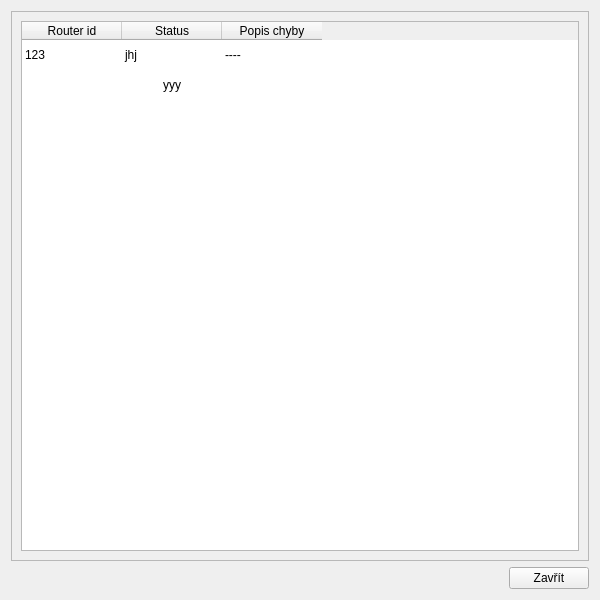
<?xml version="1.0" encoding="UTF-8"?>
<ui version="4.0">
 <class>Form</class>
 <widget class="QWidget" name="Form">
  <property name="geometry">
   <rect>
    <x>0</x>
    <y>0</y>
    <width>600</width>
    <height>600</height>
   </rect>
  </property>
  <property name="windowTitle">
   <string>Form</string>
  </property>
  <layout class="QVBoxLayout" name="verticalLayout">
   <item>
    <widget class="QScrollArea" name="scrollArea">
     <property name="widgetResizable">
      <bool>true</bool>
     </property>
     <widget class="QWidget" name="scrollAreaWidgetContents">
      <property name="geometry">
       <rect>
        <x>0</x>
        <y>0</y>
        <width>580</width>
        <height>545</height>
       </rect>
      </property>
      <layout class="QHBoxLayout" name="horizontalLayout_2">
       <item>
        <widget class="QTableWidget" name="tableWidget">
         <property name="horizontalScrollBarPolicy">
          <enum>Qt::ScrollBarAlwaysOff</enum>
         </property>
         <property name="showGrid">
          <bool>false</bool>
         </property>
         <property name="rowCount">
          <number>2</number>
         </property>
         <attribute name="verticalHeaderVisible">
          <bool>false</bool>
         </attribute>
         <row/>
         <row/>
         <column>
          <property name="text">
           <string>Router id</string>
          </property>
         </column>
         <column>
          <property name="text">
           <string>Status</string>
          </property>
         </column>
         <column>
          <property name="text">
           <string>Popis chyby</string>
          </property>
         </column>
         <item row="0" column="0">
          <property name="text">
           <string>123</string>
          </property>
         </item>
         <item row="0" column="1">
          <property name="text">
           <string>jhj</string>
          </property>
          <property name="textAlignment">
           <set>AlignLeft|AlignVCenter</set>
          </property>
          <property name="icon">
           <iconset theme="dialog-ok"/>
          </property>
         </item>
         <item row="0" column="2">
          <property name="text">
           <string>----</string>
          </property>
         </item>
         <item row="1" column="1">
          <property name="text">
           <string>yyy</string>
          </property>
          <property name="textAlignment">
           <set>AlignHCenter|AlignVCenter|AlignCenter</set>
          </property>
          <property name="icon">
           <iconset theme="dialog-error"/>
          </property>
         </item>
        </widget>
       </item>
      </layout>
     </widget>
    </widget>
   </item>
   <item>
    <layout class="QHBoxLayout" name="horizontalLayout">
     <item>
      <spacer name="horizontalSpacer">
       <property name="orientation">
        <enum>Qt::Horizontal</enum>
       </property>
       <property name="sizeHint" stdset="0">
        <size>
         <width>40</width>
         <height>20</height>
        </size>
       </property>
      </spacer>
     </item>
     <item>
      <widget class="QPushButton" name="pushButton">
       <property name="text">
        <string>Zavřít</string>
       </property>
       <property name="icon">
        <iconset theme="window-close"/>
       </property>
      </widget>
     </item>
    </layout>
   </item>
  </layout>
 </widget>
 <resources/>
 <connections/>
</ui>
